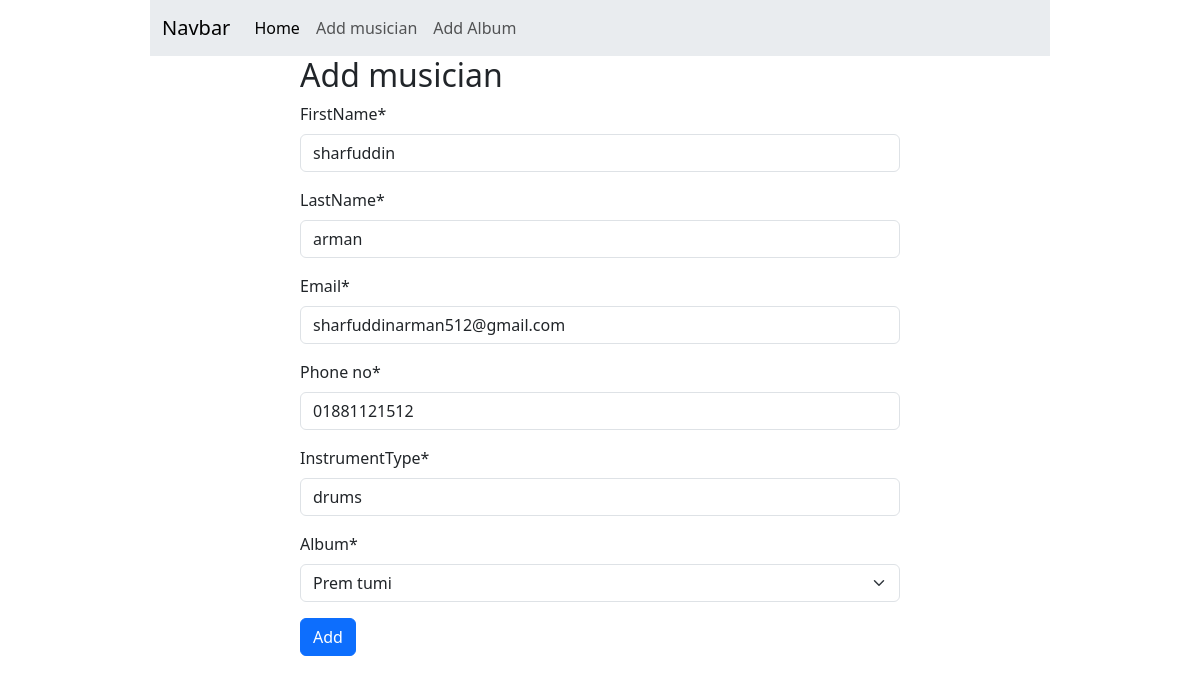
The app's page /edit/4 with its own data.
### musician/models.py (models this page shows)
class MusicianModel(models.Model):
    firstName = models.CharField(max_length=30)
    lastName = models.CharField(max_length=30)
    email = models.EmailField()
    phone_no = models.CharField(max_length=12)
    instrumentType = models.CharField(max_length=50)
    album = models.ForeignKey(AlbumModel, on_delete=models.CASCADE)

### musician/views.py (the view)
# urls.py: path("edit/<int:id>",editmusician, name='edit'),
def editmusician(request,id):
    musician = models.MusicianModel.objects.get(pk=id)
    form = forms.MusicianForm(instance=musician)
    if request.method == 'POST':
        form = forms.MusicianForm(request.POST,instance=musician)
        if form.is_valid():
            form.save()
            return redirect('home')
    return render(request, 'musician.html',{'form': form})

### musician/forms.py
class MusicianForm(forms.ModelForm):
    class Meta:
        model = models.MusicianModel
        fields = '__all__'

### album/models.py (called while the page is built)
    def __str__(self) -> str:
        return self.albumName

### musician/templates/musician.html
{% extends "base.html" %}{% block content %} {% load crispy_forms_tags %}
<form method="POST" class="w-50 m-auto">
  <h2>Add musician</h2>
  {% csrf_token %} {{form | crispy}}
  <input type="submit" value="Add" class="btn btn-primary" />
</form>
{% endblock content %}

### records on screen
MusicianModel: firstName "sharfuddin", lastName "arman", email "sharfuddinarman512@gmail.com", phone_no "01881121512", instrumentType "drums", album "Prem tumi"
